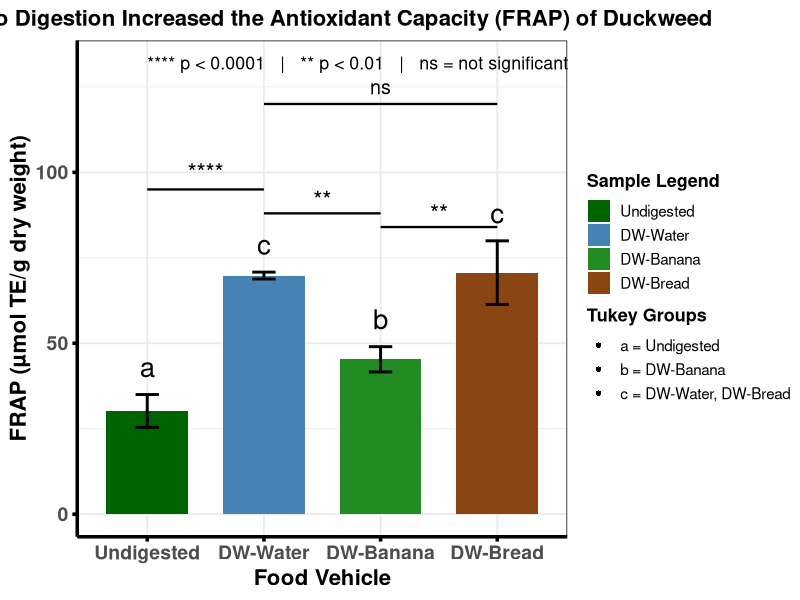

Source code (R):
# -----------------------------
# FRAP Data
# -----------------------------
df_frap <- data.frame(
  Sample = c("Undigested", "DW-Water", "DW-Banana", "DW-Bread"),
  Mean   = c(30.20, 69.80, 45.30, 70.66),
  SD     = c(4.80, 1.00, 3.70, 9.30),
  CV     = c(15.80, 1.50, 8.20, 13.17),
  Tukey  = c("a", "c", "b", "c")
)

df_frap$Sample <- factor(df_frap$Sample,
                         levels = c("Undigested", "DW-Water", "DW-Banana", "DW-Bread"))

library(ggplot2)

p_frap <- ggplot(df_frap, aes(x = Sample, y = Mean, fill = Sample)) +
  geom_col(width = 0.7) +
  geom_errorbar(aes(ymin = Mean - SD, ymax = Mean + SD),
                width = 0.2, linewidth = 1) +
  geom_text(aes(label = Tukey, y = Mean + SD + 8), size = 7) +
  
  scale_fill_manual(
    values = c("Undigested" = "darkgreen",
               "DW-Water" = "steelblue",
               "DW-Banana" = "forestgreen",
               "DW-Bread" = "saddlebrown"),
    name = "Sample Legend",
    guide = guide_legend(override.aes = list(shape = NA))
  ) +
  
  geom_point(aes(shape = Tukey), alpha = 0) +
  scale_shape_manual(
    name = "Tukey Groups",
    values = c("a" = 16, "b" = 16, "c" = 16),
    labels = c("a = Undigested",
               "b = DW-Banana",
               "c = DW-Water, DW-Bread")
  ) +
  
  guides(
    fill = guide_legend(order = 1),
    shape = guide_legend(order = 2, override.aes = list(alpha = 1))
  ) +
  
  theme_bw(base_size = 14) +
  theme(
    legend.position = "right",
    legend.box = "vertical",
    legend.spacing.y = unit(0.3, "cm"),
    legend.margin = margin(0, 0, 0, 0),
    legend.title = element_text(size = 13, face = "bold"),
    legend.text = element_text(size = 11),
    plot.title = element_text(size = 16, face = "bold", hjust = 0.5),
    axis.text.x = element_text(size = 14, face = "bold"),
    axis.text.y = element_text(size = 14, face = "bold"),
    axis.title.x = element_text(size = 16, face = "bold"),
    axis.title.y = element_text(size = 16, face = "bold"),
    axis.line = element_line(colour = "black", linewidth = 1.2),
    axis.ticks = element_line(colour = "black", linewidth = 1.2)
  ) +
  labs(
    title = "In Vitro Digestion Increased the Antioxidant Capacity (FRAP) of Duckweed",
    x = "Food Vehicle",
    y = "FRAP (µmol TE/g dry weight)"
  ) +
  annotate("segment", x = 1, xend = 2, y = 95, yend = 95, linewidth = 0.8) +
  annotate("text", x = 1.5, y = 100, label = "****", size = 6) +


  annotate("segment", x = 2, xend = 3, y = 88, yend = 88, linewidth = 0.8) +
  annotate("text", x = 2.5, y = 92, label = "**", size = 6) +
  annotate("segment", x = 3, xend = 4, y = 84, yend = 84, linewidth = 0.8) +
  annotate("text", x = 3.5, y = 88, label = "**", size = 6) +
  annotate("segment", x = 2, xend = 4, y = 120, yend = 120, linewidth = 0.8) +
  annotate("text", x = 3.0, y = 125, label = "ns", size = 5) +
  annotate("text", x = 1, y = 132,
           label = "**** p < 0.0001   |   ** p < 0.01   |   ns = not significant",
           hjust = 0, size = 4.5)

print(p_frap)
